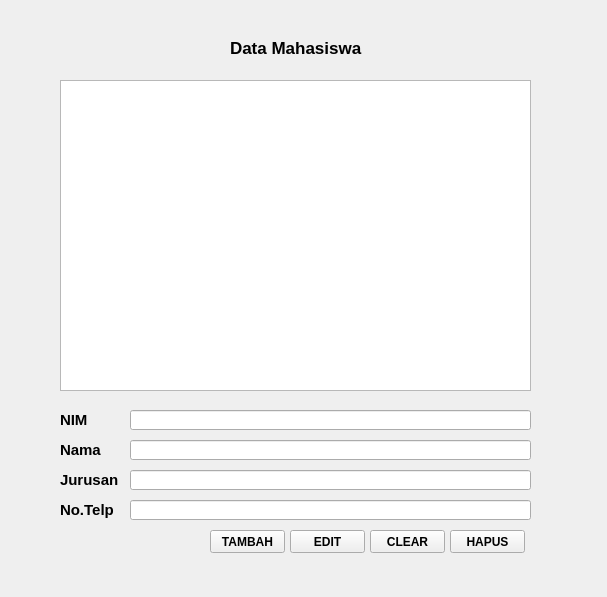
<?xml version="1.0" encoding="UTF-8"?>
<ui version="4.0">
 <class>Form</class>
 <widget class="QWidget" name="Form">
  <property name="geometry">
   <rect>
    <x>0</x>
    <y>0</y>
    <width>607</width>
    <height>597</height>
   </rect>
  </property>
  <property name="windowTitle">
   <string>Form</string>
  </property>
  <widget class="QLabel" name="label">
   <property name="geometry">
    <rect>
     <x>230</x>
     <y>40</y>
     <width>141</width>
     <height>16</height>
    </rect>
   </property>
   <property name="font">
    <font>
     <pointsize>13</pointsize>
     <weight>75</weight>
     <bold>true</bold>
    </font>
   </property>
   <property name="text">
    <string>Data Mahasiswa</string>
   </property>
  </widget>
  <widget class="QLabel" name="label_2">
   <property name="geometry">
    <rect>
     <x>60</x>
     <y>410</y>
     <width>171</width>
     <height>20</height>
    </rect>
   </property>
   <property name="font">
    <font>
     <pointsize>11</pointsize>
     <weight>75</weight>
     <bold>true</bold>
    </font>
   </property>
   <property name="text">
    <string>NIM</string>
   </property>
  </widget>
  <widget class="QLineEdit" name="lineEdit">
   <property name="geometry">
    <rect>
     <x>130</x>
     <y>410</y>
     <width>401</width>
     <height>20</height>
    </rect>
   </property>
  </widget>
  <widget class="QLineEdit" name="lineEdit_2">
   <property name="geometry">
    <rect>
     <x>130</x>
     <y>440</y>
     <width>401</width>
     <height>20</height>
    </rect>
   </property>
  </widget>
  <widget class="QLabel" name="label_3">
   <property name="geometry">
    <rect>
     <x>60</x>
     <y>440</y>
     <width>171</width>
     <height>20</height>
    </rect>
   </property>
   <property name="font">
    <font>
     <pointsize>11</pointsize>
     <weight>75</weight>
     <bold>true</bold>
    </font>
   </property>
   <property name="text">
    <string>Nama</string>
   </property>
  </widget>
  <widget class="QLineEdit" name="lineEdit_3">
   <property name="geometry">
    <rect>
     <x>130</x>
     <y>470</y>
     <width>401</width>
     <height>20</height>
    </rect>
   </property>
  </widget>
  <widget class="QLabel" name="label_4">
   <property name="geometry">
    <rect>
     <x>60</x>
     <y>470</y>
     <width>171</width>
     <height>20</height>
    </rect>
   </property>
   <property name="font">
    <font>
     <pointsize>11</pointsize>
     <weight>75</weight>
     <bold>true</bold>
    </font>
   </property>
   <property name="text">
    <string>Jurusan</string>
   </property>
  </widget>
  <widget class="QLineEdit" name="lineEdit_4">
   <property name="geometry">
    <rect>
     <x>130</x>
     <y>500</y>
     <width>401</width>
     <height>20</height>
    </rect>
   </property>
  </widget>
  <widget class="QLabel" name="label_5">
   <property name="geometry">
    <rect>
     <x>60</x>
     <y>500</y>
     <width>171</width>
     <height>20</height>
    </rect>
   </property>
   <property name="font">
    <font>
     <pointsize>11</pointsize>
     <weight>75</weight>
     <bold>true</bold>
    </font>
   </property>
   <property name="text">
    <string>No.Telp</string>
   </property>
  </widget>
  <widget class="QPushButton" name="pushButton">
   <property name="geometry">
    <rect>
     <x>210</x>
     <y>530</y>
     <width>75</width>
     <height>23</height>
    </rect>
   </property>
   <property name="font">
    <font>
     <weight>75</weight>
     <bold>true</bold>
    </font>
   </property>
   <property name="text">
    <string>TAMBAH</string>
   </property>
  </widget>
  <widget class="QPushButton" name="pushButton_2">
   <property name="geometry">
    <rect>
     <x>290</x>
     <y>530</y>
     <width>75</width>
     <height>23</height>
    </rect>
   </property>
   <property name="font">
    <font>
     <weight>75</weight>
     <bold>true</bold>
    </font>
   </property>
   <property name="text">
    <string>EDIT</string>
   </property>
  </widget>
  <widget class="QPushButton" name="pushButton_3">
   <property name="geometry">
    <rect>
     <x>370</x>
     <y>530</y>
     <width>75</width>
     <height>23</height>
    </rect>
   </property>
   <property name="font">
    <font>
     <weight>75</weight>
     <bold>true</bold>
    </font>
   </property>
   <property name="text">
    <string>CLEAR</string>
   </property>
  </widget>
  <widget class="QPushButton" name="pushButton_4">
   <property name="geometry">
    <rect>
     <x>450</x>
     <y>530</y>
     <width>75</width>
     <height>23</height>
    </rect>
   </property>
   <property name="font">
    <font>
     <weight>75</weight>
     <bold>true</bold>
    </font>
   </property>
   <property name="text">
    <string>HAPUS</string>
   </property>
  </widget>
  <widget class="QListWidget" name="listWidget">
   <property name="geometry">
    <rect>
     <x>60</x>
     <y>80</y>
     <width>471</width>
     <height>311</height>
    </rect>
   </property>
  </widget>
 </widget>
 <resources/>
 <connections/>
</ui>
